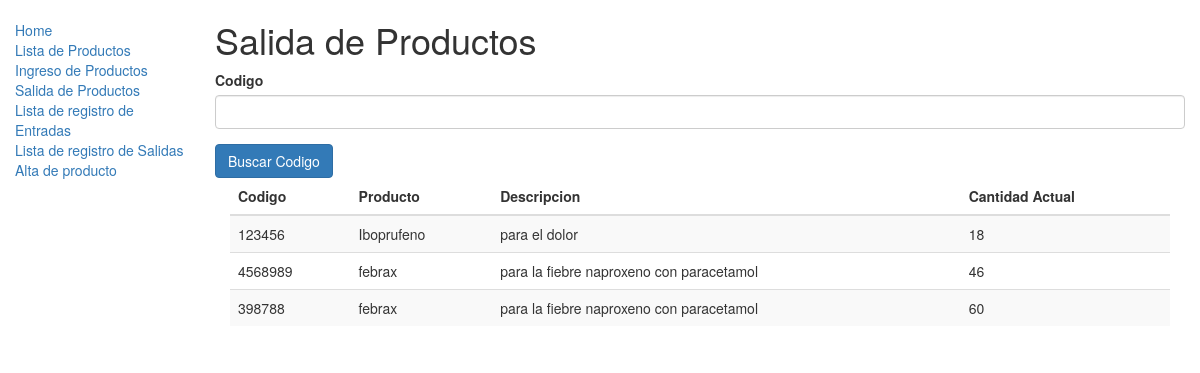
/almacen/salida/, run on an earlier commit of the app's database.
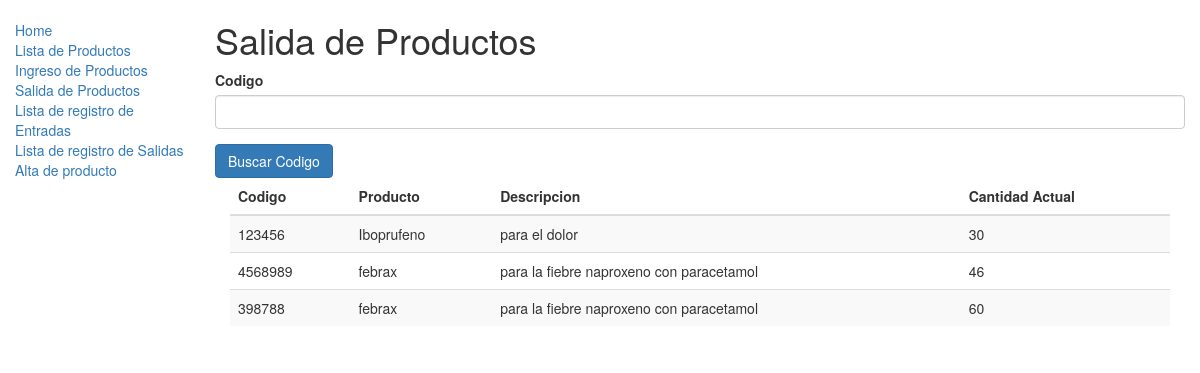
And on a later commit of the database.
### almacen/models.py (models this page shows, shortened)
class Inventario(models.Model):
    producto=models.ForeignKey('Producto', on_delete=models.CASCADE, null=True)
    cantidad=models.IntegerField(default=0)
    codigob = models.CharField(max_length=200)

class Producto(models.Model):
    id = models.UUIDField(primary_key=True, default=uuid.uuid4, help_text="ID único para este libro particular en toda la biblioteca")
    nombre = models.CharField(max_length=200)
    descripcion = models.TextField(max_length=1000,  help_text="Ingrese una breve descripción del producto")
    minimo = models.IntegerField(default=0)
    maximo = models.IntegerField(default=0)

### almacen/views.py (the view)
def SalidaView(request):
    form = BuscarCodigoForm()
    inventarios=Inventario.objects.select_related('producto')
    return render(request,"salida.html",{"form":form,"inventarios":inventarios})

### almacen/forms.py
class BuscarCodigoForm(forms.Form):
    codigo = forms.CharField(max_length=140, required=True, help_text="Ingrese Codigo de barra de producto")
    def __init__(self,*args, **kwargs):
        super(BuscarCodigoForm, self).__init__(*args, **kwargs)
        for name in self.fields.keys():
            self.fields[name].widget.attrs.update({
                'class':'form-control',
            })
    class Meta:
        model=Inventario
        fields=("__all__")

### almacen/templates/salida.html (shortened to what this page needs)
{% extends "base_generic.html" %}
{% block content %}
<h1>Salida de Productos</h1>
<div class="container-fluid">
    <form method="POST" id="salida-form" action="{% url 'sbuscar' %}">
        <div class="row">
            {% for field in form %}
            <div class="form-group col-4">
                <label class="col-12">{{ field.label }}</label>
                {{ field }}
            </div>
            {% endfor %}
            <input type="submit" class="btn btn-primary" value="Buscar Codigo" />
        </div>
    </form>
</div>
<div class="container-fluid">
    <table class="table table-striped table-sm" id="my_salida">
        <thead>
            <tr>
                <th>Codigo</th>
                <th>Producto</th>
                <th>Descripcion</th>
                <th>Cantidad Actual</th>
            </tr>
        </thead>
        <tbody id="my_registro">
            {% for inventario in inventarios %}
            <tr>
                <td>{{inventario.codigob}}</td>
                <td>{{inventario.producto.nombre}}</td>
                <td>{{inventario.producto.descripcion}}</td>
                <td>{{inventario.cantidad}}</td>
            </tr>
            {% endfor %}
        </tbody>
    </table>
</div>
{% endblock %}

What changed in the data, as far as the page shows it:
changed Inventario "Iboprufeno": cantidad "18" → "30"
